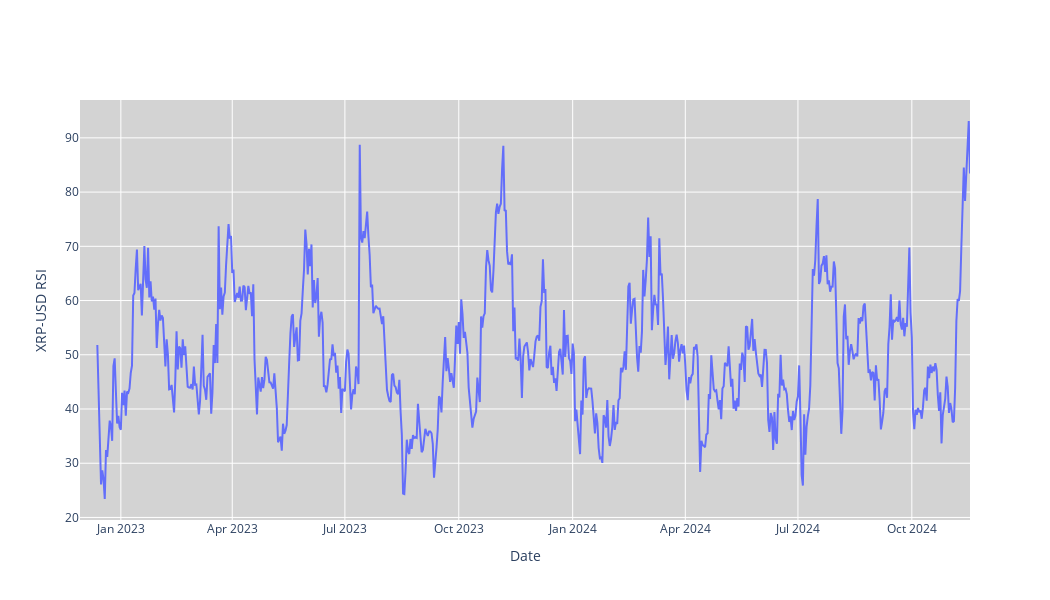

Notebook source saved alongside this figure:
### Code cell
#RSI
fig = go.Figure(data=[go.Scatter(x=stock_data.index, y=stock_data['RSI'], mode='lines', name='RSI')])
fig.update_layout(
    xaxis_rangeslider_visible=False,
    yaxis_title=f'{ticker} RSI',
    xaxis_title='Date',
    plot_bgcolor='lightgrey',
    width=1050,
    height=600
)
fig.show()
fig.write_image('./images/RSI.png')

### Figure 1 — Plotly figure (JSON) as saved in the notebook; plotly's stock layout.template omitted (floating-point values rounded to 4 significant figures; data arrays with more than 128 entries replaced by an {"elided": "..."} marker saying what was removed)
{"data": [{"mode": "lines", "name": "RSI", "type": "scatter", "x": {"elided": "720 str values"}, "y": {"elided": "720 float values"}}], "layout": {"height": 600, "plot_bgcolor": "lightgrey", "width": 1050, "xaxis": {"rangeslider": {"visible": false}, "title": {"text": "Date"}}, "yaxis": {"title": {"text": "XRP-USD RSI"}}}}
